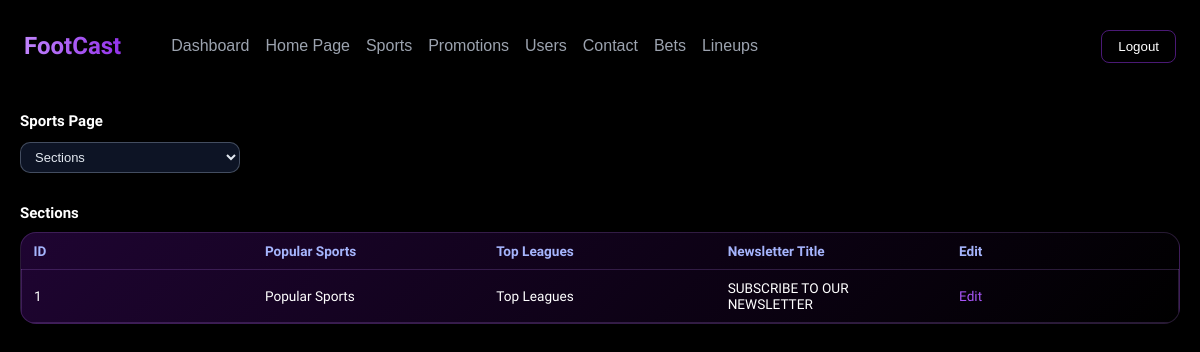
/admin-dashboard/sports.php?section=sport (signed in), run on the app's committed database.
### tables this page shows
CREATE TABLE `sports_page_sections` (
  `id` int(11) NOT NULL,
  `popular_sports_title` varchar(120) NOT NULL,
  `top_leagues_title` varchar(120) NOT NULL,
  `newsletter_title` varchar(160) NOT NULL,
  `newsletter_placeholder` varchar(160) NOT NULL,
  `newsletter_button_text` varchar(60) NOT NULL,
  `created_at` timestamp NOT NULL DEFAULT current_timestamp(),
  `updated_at` timestamp NOT NULL DEFAULT current_timestamp() ON UPDATE current_timestamp()
);

### admin-dashboard/assets/includes/SportsRepository.php (called while the page is built, shortened)
<?php
final class SportsRepository{
    private mysqli $db;
    public function __construct(mysqli $db){
        $this->db = $db;
    }
    public function getSections(): array{
        $stmt = $this->db->prepare(
            'SELECT id, popular_sports_title, top_leagues_title, newsletter_title, newsletter_placeholder, newsletter_button_text, updated_at
             FROM sports_page_sections
             ORDER BY id DESC'
        );
        return $this->fetchAll($stmt);
    }
    private function fetchAll(?mysqli_stmt $stmt): array{
        $stmt->execute();
        $result = $stmt->get_result();
        $rows = [];
        if ($result) {
            while ($row = $result->fetch_assoc()) {
                $rows[] = $row;
            }
        }
        return $rows;
    }
}

### admin-dashboard/sports.php (the view, shortened to what this page needs)
<?php
    require_once __DIR__ . '/assets/includes/SportsRepository.php';
    $db = footcast_db();
    $sportsRepository = new SportsRepository($db);
    $activeSection = isset($_GET['section']) ? (string) $_GET['section'] : '';
    $sectionsRows = $sportsRepository->getSections();
?>
<!DOCTYPE html>
<html lang="en">
<head>
    <link rel="stylesheet" href="../assets/css/style.css">
    <link rel="stylesheet" href="./assets/css/admin.css">
    <link rel="stylesheet" href="./assets/css/lineups.css">
</head>
<body>
    <?php include("./assets/php/header.php"); ?>
    <main class="admin-main">
        <section class="admin-section admin-section-active">
            <div class="admin-section-header">
                <div>
                    <h2>Sports Page</h2>
                </div>
            </div>
            <div class="admin-filter-bar">
                <select class="admin-select" id="sports-section-select">
                    <?php
                        $sectionOptions = [
                            'sections' => 'Sections',
                            'sports' => 'Popular Sports',
                            'leagues' => 'Top Leagues',
                        ];
                    ?>
                    <?php foreach ($sectionOptions as $value => $label): ?>
                        <option value="<?php echo htmlspecialchars($value, ENT_QUOTES, 'UTF-8'); ?>" <?php echo $activeSection === $value ? 'selected' : ''; ?>>
                            <?php echo htmlspecialchars($label, ENT_QUOTES, 'UTF-8'); ?>
                        </option>
                    <?php endforeach; ?>
                </select>
            </div>
            <br>
            <div class="lineup-section<?php echo $activeSection === 'sections' ? ' is-active' : ''; ?>" data-section="sections">
                <div class="admin-section-header">
                    <div>
                        <h2>Sections</h2>
                    </div>
                </div>
                <div class="admin-table-wrapper">
                    <table class="admin-table">
                        <thead>
                            <tr>
                                <th>ID</th>
                                <th>Popular Sports</th>
                                <th>Top Leagues</th>
                                <th>Newsletter Title</th>
                                <th>Edit</th>
                            </tr>
                        </thead>
                        <tbody>
                            <?php if (empty($sectionsRows)): ?>
                                <tr>
                                    <td colspan="5" class="admin-empty-cell">No section rows found.</td>
                                </tr>
                            <?php else: ?>
                                <?php foreach ($sectionsRows as $row): ?>
                                    <tr>
                                        <td data-label="ID"><?php echo (int) $row['id']; ?></td>
                                        <td data-label="Popular Sports"><?php echo htmlspecialchars($row['popular_sports_title'], ENT_QUOTES, 'UTF-8'); ?></td>
                                        <td data-label="Top Leagues"><?php echo htmlspecialchars($row['top_leagues_title'], ENT_QUOTES, 'UTF-8'); ?></td>
                                        <td data-label="Newsletter"><?php echo htmlspecialchars($row['newsletter_title'], ENT_QUOTES, 'UTF-8'); ?></td>
                                        <td data-label="Edit">
                                            <a class="admin-link" href="edit/edit_sports.php?type=sections&id=<?php echo (int) $row['id']; ?>">Edit</a>
                                        </td>
                                    </tr>
                                <?php endforeach; ?>
                            <?php endif; ?>
                        </tbody>
                    </table>
                </div>
            </div>
        </section>
    </main>
</body>
</html>

### assets/css/style.css (style rules this page uses)
* { box-sizing: border-box; }
body { margin: 0; font-family: "Krona One", sans-serif; background: #000; color: #fff; padding-top: 80px; overflow-x: hidden; -webkit-font-smoothing: antialiased; -moz-osx-font-smoothing: grayscale; }
h1,h2,h3,h4,h5,h6 { font-family: "Krona One", sans-serif; }

### admin-dashboard/assets/css/admin.css (style rules this page uses)
body { background: black; min-height: 100vh; margin: 0; }
.admin-main { margin: 32px auto 40px; padding: 0 20px 40px; max-width: 1700px; }
.admin-section { display: none; margin-top: 12px; }
.admin-section-active { display: block; }
.admin-section-header { display: flex; justify-content: space-between; align-items: flex-end; margin-bottom: 12px; }
.admin-section-header h2 { margin: 0 0 4px; font-size: 17.6px; }
.admin-link { color: #a855f7; text-decoration: none; font-size: 13.6px; }

### admin-dashboard/assets/css/lineups.css (style rules this page uses)
.admin-main { margin: 32px auto 40px; padding: 0 20px 40px; max-width: 1700px; }
.admin-section { display: none; margin-top: 12px; }
.admin-section-active { display: block; }
.admin-section-header { display: flex; justify-content: space-between; align-items: flex-end; margin-bottom: 8px; }
.admin-section-header h2 { margin: 0 0 2px; font-size: 15px; }
.admin-input, .admin-select { background: rgba(15, 23, 42, 0.9); border: 1px solid rgba(148, 163, 184, 0.4); border-radius: 10px; padding: 10px 12px; color: #e2e8f0; font-size: 14px; width: 100%; box-sizing: border-box; }
.admin-link { color: #a855f7; text-decoration: none; font-size: 13.6px; }
.admin-filter-bar { display: flex; align-items: center; gap: 12px; margin: 10px 0 12px; color: #cbd5f5; font-size: 13.6px; }
.admin-filter-bar .admin-select { max-width: 220px; padding: 6px 10px; font-size: 13px; }
.lineup-section { display: none; }
.lineup-section.is-active { display: block; }
.admin-table-wrapper { background: linear-gradient(135deg, #7611bf42 0%, #000000 100%); box-shadow: 0 5px 20px rgba(0, 0, 0, 0.4); border: 1px solid rgba(192, 132, 252, 0.2); border-radius: 16px; overflow-x: auto; overflow-y: visible; width: 100%; max-width: 100%; }
.admin-table { width: 100%; max-width: 100%; border-collapse: collapse; font-size: 13.6px; table-layout: fixed; word-break: break-word; }
.admin-table th, .admin-table td { padding: 10px 12px; text-align: left; }
.admin-table th { font-weight: 600; color: #a5b4fc; }
.admin-table tbody tr:nth-child(odd) { border: 1px solid rgba(192, 132, 252, 0.2); }

### data on the page
sports_page_sections: id "1", popular_sports_title "Popular Sports", top_leagues_title "Top Leagues", newsletter_title "SUBSCRIBE TO OUR NEWSLETTER"

### other printed values
form field value "Sections"
